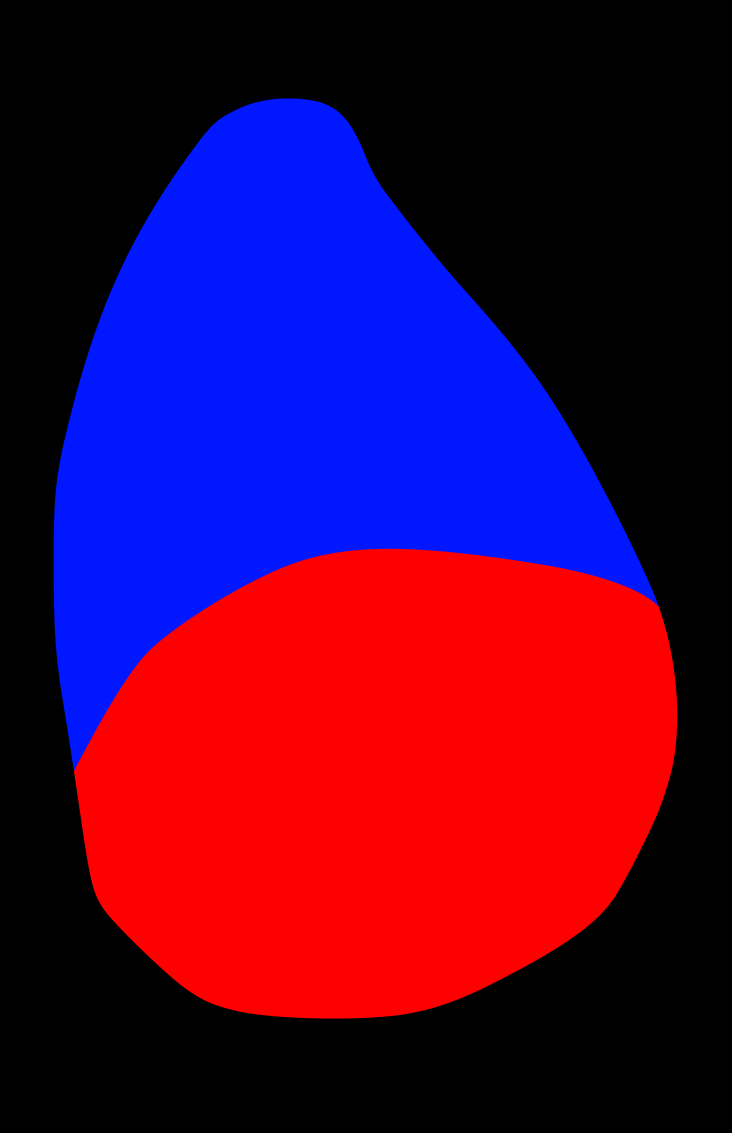
#> input picture generate_net/back_G.png, 1463 x 2265 px, found by its file name (shown at 1/2 size)
$ python gen_scnnets.py back_G.png
#> lines starting #> are read from the running program, lines starting #| are printed output that depends on the picture
#!/usr/bin/env python3
# -*- coding: utf-8 -*-
"""
Created on Thu Jul 23 14:50:22 2020

@author: ccd_com
"""

import numpy as np
from itertools import product
import networkx as nx
from scipy import stats
from scipy.sparse import csr_matrix
import cv2
from scipy.stats import multivariate_normal as mn
from tqdm import tqdm
from multiprocessing import Pool
from contextlib import closing
from matplotlib import pyplot as plt
from sklearn.decomposition import PCA
import os
import argparse
from itertools import chain
from numba import jit
pca = PCA()

# =============================================================================
# loading template image from back_G file. The blue and red areas of back_G.png indicate
# core and shell, respectively.
# If you want to change the template image, just modify the below line.
# =============================================================================
tmp_Map = cv2.imread('/home/kh/문서/Codes/Python/SCN_modeling/back_G.png')
#> tmp_Map is the input picture: shape (2265, 1463, 3); mean B, G, R 60.1, 5.4, 69
resize_scale = 0.0546
Map = np.round(cv2.resize(tmp_Map,None,fx=resize_scale,fy=resize_scale,interpolation=cv2.INTER_CUBIC)/255)
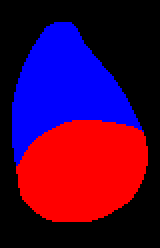
#> Map: shape (124, 80, 3) float64 (shown 2 times larger); mean B, G, R 0.234, 0, 0.27
P_size = Map[:,:,2].shape
#> P_size = (124, 80)
Core_ind = np.argwhere(Map[:,:,2]);
#> Core_ind = 2677 pairs, first value 60 to 110, second value 8 to 73
Shell_ind = np.argwhere(Map[:,:,0]);
#> Shell_ind = 2326 pairs, first value 11 to 82, second value 6 to 71
All_ind = np.append(Core_ind,Shell_ind,axis=0)
#> All_ind = 5003 pairs, first value 11 to 110, second value 6 to 73
core_center = Core_ind.mean(axis=0)
#> core_center = [84.66, 40.96]
Except_ind = np.argwhere(np.logical_not(Map[:,:,0]+Map[:,:,2]));
#> Except_ind = 4917 pairs, first value 0 to 123, second value 0 to 79
N_cell = len(All_ind);
#> N_cell = 5003
tmp_ED_M = [np.linalg.norm(All_ind - s,axis=1) for s in All_ind]
#> tmp_ED_M = 5003 items
ED_M = np.matrix(tmp_ED_M)
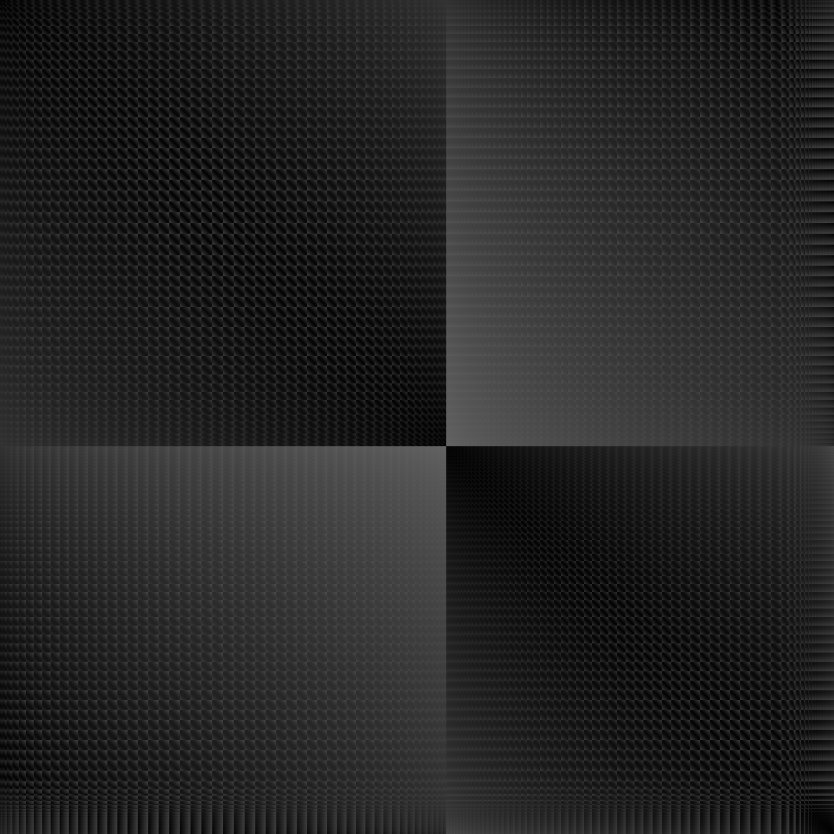
#> ED_M: shape (5003, 5003) float64 (shown at 1/6 size); min 0, max 100.6, mean 37.7
val_Area = 420000*0.85
sc_len = np.sqrt(val_Area/N_cell)
#> sc_len = 8.45
sc_d = ED_M*sc_len;
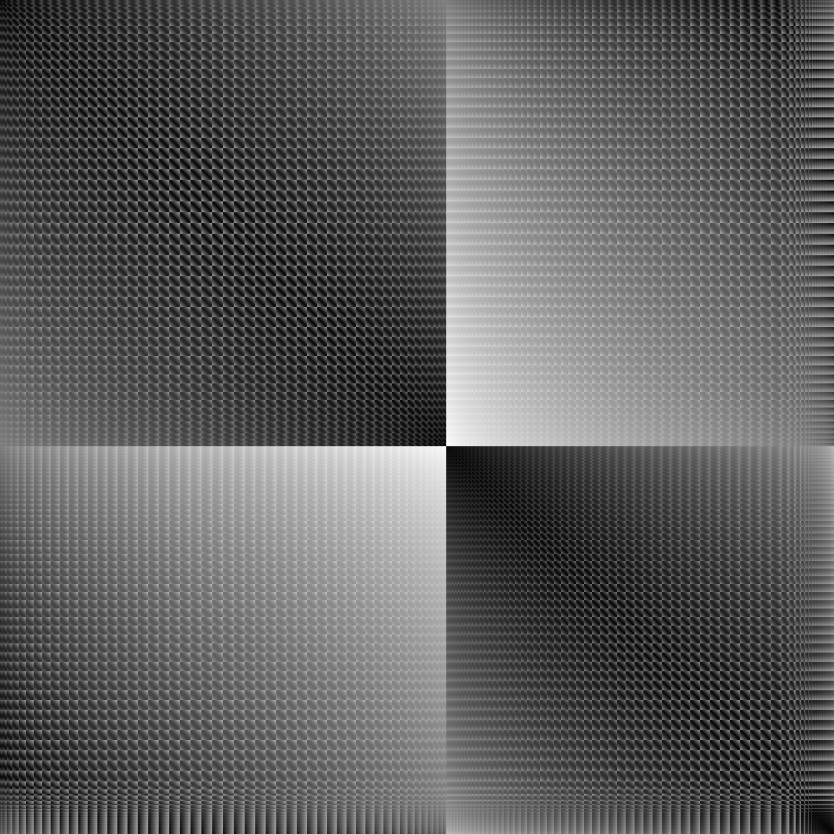
#> sc_d: shape (5003, 5003) float64 (shown at 1/6 size); min 0, max 850, mean 318.5; drawn with min black and max white
Pos_mat = np.zeros((N_cell,N_cell))
P_y = np.max(All_ind[:,0]) - All_ind[:,0]
#> P_y = 5003 values, max 99 at index 2677, min 0 at index 2657, mean 44.31
P_x = All_ind[:,1]
#> P_x = 5003 values, max 73 at index 643, min 6 at index 4141, mean 36.58
Pos_mat = np.c_[P_x,P_y]
#> Pos_mat = 5003 pairs, first value 6 to 73, second value 0 to 99

# [5 lines left out: function scale_mat_col, not called in this run]


def get_c(G):
    tmp_a = nx.clustering(G)
    return np.fromiter(tmp_a.values(),dtype=float).mean()
# [7 lines left out: function get_r, not called in this run]

def beta_fit(a):
    return np.array(stats.beta.fit(a))


triu_idx = np.triu_indices(N_cell,1)
#> triu_idx = 12512503 positions, rows 0 to 5001, columns 1 to 5002
triu_idx_r = np.ravel_multi_index(triu_idx, (N_cell,)*2)
tril_idx = np.tril_indices(N_cell,-1)
#> tril_idx = 12512503 positions, rows 1 to 5002, columns 0 to 5001
tril_idx_r = np.ravel_multi_index(tril_idx, (N_cell,)*2)

# [4 lines left out: function tan_prob, not called in this run]

def norm_arr(arr):
    return (arr-arr.min())/arr.max()


# [24 lines left out: function get_prob, not called in this run]

if not(N_cell%2):
    CD_M_ele = np.cumsum(np.concatenate((np.array([0]),np.ones(int(N_cell/2-1))*2,np.array([1,-1]),-np.ones(int(N_cell/2-2))*2)))
else:
    CD_M_ele = np.cumsum(np.concatenate((np.array([0]),np.ones(int((N_cell-1)/2))*2,np.array([0]),-np.ones(int((N_cell-1)/2)-1)*2)))
CD_M = np.zeros((N_cell,N_cell))
for i in range(N_cell):
    CD_M[:,i] = np.roll(CD_M_ele,i)
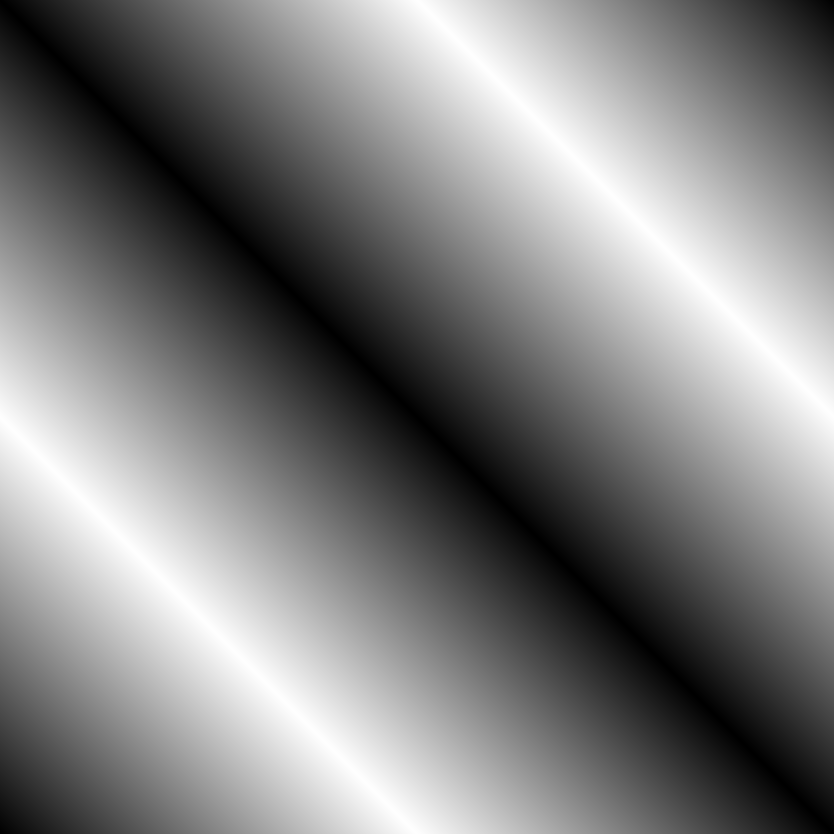
#> CD_M: shape (5003, 5003) float64 (shown at 1/6 size); min 0, max 5002, mean 2501.5; drawn with min black and max white
CD_S = np.tril(CD_M)
CD_S[CD_S ==0]=1e+5
P_M_el = norm_arr(CD_M[triu_idx])
P_M = np.zeros((N_cell,N_cell))
P_M[triu_idx] = P_M_el
P_M = P_M + P_M.T

# [145 lines left out: functions make_net, avg_p_len, get_nearest_idx, not called in this run]

def f_args():
    parse = argparse.ArgumentParser(description='evaluation stable patterns')
    parse.add_argument('input_file',type=str,help='inp_coeff (npz file)')
    parse.add_argument('-d','--desination',type=str,default='/home/kh/Downloads',help='location of the output files')
    parse.add_argument('-n','--ncores',type=int,default=6,help='ncores for multiprocessing')
    return parse

if __name__ == '__main__':
    args = f_args().parse_args()
    dict_arg = vars(args)
    inp_f = dict_arg['input_file']
    tmp_Folder_str = dict_arg['desination']
    using_cores = dict_arg['ncores']

    folders = list(os.walk(tmp_Folder_str))
    for folder in folders:
        if not(folder[1] or folder[2]):
            os.rmdir(folder[0])

    # making directory where network data are saved
    net_folder = os.path.join(tmp_Folder_str,'Nets')
    if not(os.path.isdir(net_folder)):
        os.makedirs(net_folder)


#> (the run stopped early here; a loop or call above may not have finished)
